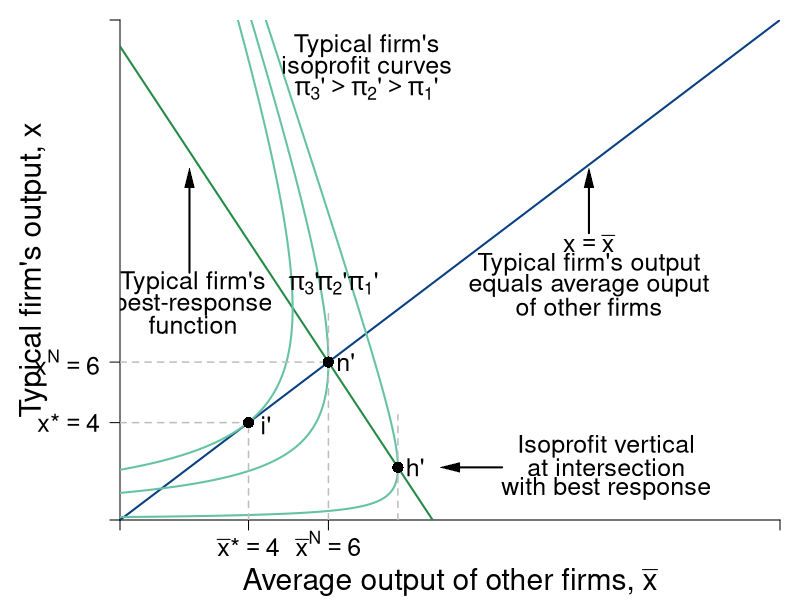

Write the R code that produced this figure.
require(shape)
pdf(file = "competitionmarkets/competition_average.pdf", width = 9, height = 7)

#Set parameters for graphics
axislabelsize <- 1.8
labelsize <- 1.5
namesize <- 1.8
annotatesize <- 1.5
graphlinewidth <- 2
segmentlinewidth <- 1.5

COL <- c("#7fc97f", "#beaed4", "#fdc086", "#ffff99", "#386cb0", "#f0027f", "#bf5b17", "#666666")
COLA <- c("#99d8c9","#66c2a4","#41ae76", "#238b45", "#005824")
COLB <- c("#4eb3d3", "#2b8cbe", "#0868ac","#084081")

par(mar =  c(4, 6, 1, 1))

piA <- function(xbar, x, s = 0.5, pmax = 20, c1 = 2, n = 5) {
  (pmax - s*(n - 1)*xbar)*x - s*(x)^2 - c1*x
}

brfA <- function(xbar, s = 0.5, pmax = 20, c1 = 2, n = 5) {
  (pmax - c1)/(2*s) - ((n-1)/(2))*xbar
}

Equal45 <- function(xbar, slope = 1){
  slope*xbar
}

xANEcomp <- function(pbar, c1 = 2, n = 8, beta = 0.5){
  (1/(n+1))*(pbar - c1)/beta
}


xlims <- c(0, 19)
ylims <- c(0, 19)

npts <- 501 
x <- seq(xlims[1], xlims[2], length.out = npts)
y <- seq(ylims[1], ylims[2], length.out = npts) 
a <- c(2, 18, 32.5)
b <- c(60, 72, 81)


plot(0, 0, xlim = xlims, ylim = ylims, type = "n",
     xlab = expression(paste("")),
     ylab = expression(paste("")), 
     xaxt = "n", 
     yaxt = "n", 
     cex.lab = axislabelsize, 
     bty = "n",
     xaxs="i", 
     yaxs="i")

ticksy <- c(0, 3.7, 6, ylims[2])
ylabels <- c(NA, expression(paste(x,"*") == 4), expression(paste(x^N) == 6), NA)
ticksx <- c(0, 3.7, 6, xlims[2])
xlabels <- c(NA, expression(paste(bar(x),"*" == 4)), expression(paste(bar(x)^{N} == 6)), NA)


axis(1, at = ticksx, pos = 0, labels = xlabels, cex.axis = labelsize)
axis(2, at = ticksy, pos = 0, labels = ylabels, las = 1, cex.axis = labelsize)

npts <- 500 
xx1 <- seq(xlims[1], xlims[2], length.out = npts)

lines(xx1, brfA(xx1, s = 0.5, pmax = 20, c1 = 2, n = 5), col = COLA[4], lwd = graphlinewidth)
lines(xx1, Equal45(xx1, slope = 1), col = COLB[4], lwd = graphlinewidth)

contour(x, y,
        outer(x, y, piA),
        #labels = c("v1", "v2", "v3"),
        drawlabels = FALSE,
        col = COLA[2],
        #xlab = expression(paste("A's Apples, ", x)),
        #ylab = expression(paste("A's Oranges, ", y)),
        #cex.lab = axislabelsize,
        lwd = graphlinewidth,
        levels = a,
        xaxs="i",
        yaxs="i",
        add = TRUE)

mtext(expression(paste("Average output of other firms, ", bar(x))), side=1, line = 3, cex = axislabelsize)
text(-2.5, 0.5*ylims[2], expression(paste("Typical firm's output, ", x)), xpd = TRUE, cex = axislabelsize, srt = 90) 




segments(0, 6, 6, 6, lty = 2, col = "gray" , lwd = segmentlinewidth)
segments(6, 0, 6, 8, lty = 2, col = "gray" , lwd = segmentlinewidth)
points(6, 6, pch = 16, col = "black", cex = 1.5)
text(6.5, 6, expression(paste(n,"'")), cex = labelsize)
segments(0, 3.7, 3.7, 3.7, lty = 2, col = "gray" , lwd = segmentlinewidth)
segments(3.7, 0, 3.7, 3.7, lty = 2, col = "gray" , lwd = segmentlinewidth)
points(3.7, 3.7, pch = 16, col = "black", cex = 1.5)
text(4.2, 3.6, expression(paste(i,"'")), cex = labelsize)
segments(8, brfA(xbar = 8) - 2, 8, brfA(xbar = 8) + 2, lty = 2, col = "gray" , lwd = segmentlinewidth)
points(8, brfA(xbar = 8), pch = 16, col = "black", cex = 1.5)
text(8.5, brfA(xbar = 8), expression(paste(h,"'")), cex = labelsize)


text(14, brfA(xbar = 8) + 0.8, expression(paste("Isoprofit vertical")), cex = annotatesize)
text(14, brfA(xbar = 8), expression(paste("at intersection")), cex = annotatesize)
text(14, brfA(xbar = 8) - 0.8, expression(paste("with best response")), cex = annotatesize)
Arrows(11, brfA(xbar = 8), 9.5, brfA(xbar = 8), col = "black", lty = 1, lwd = 2, arr.type = "triangle", arr.lwd = 0.5)

Arrows(13.5, 10.9, 13.5, 13, col = "black", lty = 1, lwd = 2, arr.type = "triangle", arr.lwd = 0.5)
text(13.5, 10.5, expression(paste(x == bar(x))), cex = annotatesize)
text(13.5, 9.7, expression(paste("Typical firm's output")), cex = annotatesize)
text(13.5, 8.9, expression(paste("equals average ouput")), cex = annotatesize)
text(13.5, 8.1, expression(paste("of other firms")), cex = annotatesize)

text(2.1, 9, expression(paste("Typical firm's")), cex = annotatesize)
text(2.1, 8.2, expression(paste("best-response")), cex = annotatesize)
text(2.1, 7.4, expression(paste("function")), cex = annotatesize)
Arrows(2, 9.4, 2, 13, col = "black", lty = 1, lwd = 2, arr.type = "triangle", arr.lwd = 0.5)


#Label the iso-welfare functions for the HG, Aisha
text(7, 9, expression(paste(pi[1],"'")), cex = annotatesize)
text(6.1, 9, expression(paste(pi[2],"'")), cex = annotatesize)
text(5.3, 9, expression(paste(pi[3],"'")), cex = annotatesize)
text(7.1, 18, expression("Typical firm's"), cex = annotatesize)
text(7.1, 17.2, expression("isoprofit curves"), cex = annotatesize)
text(7.1, 16.4, expression(paste(pi[3], "'", phantom() > pi[2], "'", phantom() > pi[1], "'")), cex = annotatesize)


#B's brf
text(7, 30, expression(paste("A's best response")), cex = annotatesize)
text(7, 29, expression(paste("function")), cex = annotatesize)
Arrows(7, 28.2, 7, 23.5, col = "black", lty = 1, lwd = 2, arr.type = "triangle", arr.lwd = 0.5)


dev.off()
